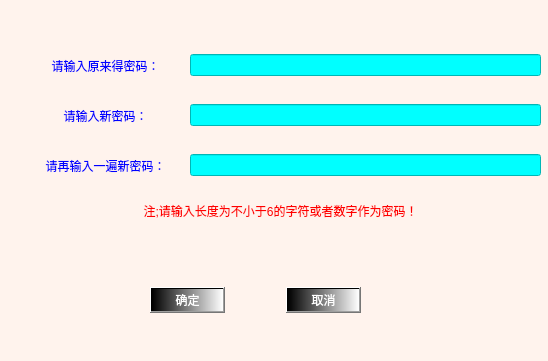
<?xml version="1.0" encoding="UTF-8"?>
<ui version="4.0">
 <class>ChangePassWd</class>
 <widget class="QDialog" name="ChangePassWd">
  <property name="geometry">
   <rect>
    <x>0</x>
    <y>0</y>
    <width>548</width>
    <height>361</height>
   </rect>
  </property>
  <property name="windowTitle">
   <string>ChangePassWD</string>
  </property>
  <property name="windowIcon">
   <iconset>
    <normaloff>../My_ECG _V1.4/pic/changepwd.jpg</normaloff>../My_ECG _V1.4/pic/changepwd.jpg</iconset>
  </property>
  <property name="styleSheet">
   <string notr="true">background-color: rgb(255, 243, 237);</string>
  </property>
  <widget class="QWidget" name="horizontalLayoutWidget">
   <property name="geometry">
    <rect>
     <x>150</x>
     <y>250</y>
     <width>211</width>
     <height>101</height>
    </rect>
   </property>
   <layout class="QHBoxLayout" name="horizontalLayout">
    <item>
     <widget class="QPushButton" name="OkPushBt_CW">
      <property name="styleSheet">
       <string notr="true">background-color: qlineargradient(spread:pad, x1:0, y1:0, x2:1, y2:0, stop:0 rgba(0, 0, 0, 255), stop:1 rgba(255, 255, 255, 255));
color: rgb(255, 255, 255);</string>
      </property>
      <property name="text">
       <string>确定</string>
      </property>
     </widget>
    </item>
    <item>
     <spacer name="horizontalSpacer">
      <property name="orientation">
       <enum>Qt::Horizontal</enum>
      </property>
      <property name="sizeHint" stdset="0">
       <size>
        <width>40</width>
        <height>20</height>
       </size>
      </property>
     </spacer>
    </item>
    <item>
     <widget class="QPushButton" name="CanclePushBt_CW">
      <property name="styleSheet">
       <string notr="true">background-color: qlineargradient(spread:pad, x1:0, y1:0, x2:1, y2:0, stop:0 rgba(0, 0, 0, 255), stop:1 rgba(255, 255, 255, 255));
color: rgb(255, 255, 255);</string>
      </property>
      <property name="text">
       <string>取消</string>
      </property>
     </widget>
    </item>
   </layout>
  </widget>
  <widget class="QWidget" name="horizontalLayoutWidget_2">
   <property name="geometry">
    <rect>
     <x>20</x>
     <y>40</y>
     <width>171</width>
     <height>51</height>
    </rect>
   </property>
   <layout class="QHBoxLayout" name="horizontalLayout_2">
    <item>
     <widget class="QLabel" name="label">
      <property name="styleSheet">
       <string notr="true">color: rgb(0, 0, 255);</string>
      </property>
      <property name="text">
       <string>请输入原来得密码：</string>
      </property>
      <property name="alignment">
       <set>Qt::AlignCenter</set>
      </property>
     </widget>
    </item>
   </layout>
  </widget>
  <widget class="QWidget" name="horizontalLayoutWidget_3">
   <property name="geometry">
    <rect>
     <x>20</x>
     <y>140</y>
     <width>171</width>
     <height>51</height>
    </rect>
   </property>
   <layout class="QHBoxLayout" name="horizontalLayout_3">
    <item>
     <widget class="QLabel" name="label_2">
      <property name="styleSheet">
       <string notr="true">color: rgb(0, 0, 255);</string>
      </property>
      <property name="text">
       <string>请再输入一遍新密码：</string>
      </property>
      <property name="alignment">
       <set>Qt::AlignCenter</set>
      </property>
     </widget>
    </item>
   </layout>
  </widget>
  <widget class="QWidget" name="horizontalLayoutWidget_4">
   <property name="geometry">
    <rect>
     <x>20</x>
     <y>90</y>
     <width>171</width>
     <height>51</height>
    </rect>
   </property>
   <layout class="QHBoxLayout" name="horizontalLayout_4">
    <item>
     <widget class="QLabel" name="label_3">
      <property name="styleSheet">
       <string notr="true">color: rgb(0, 0, 255);</string>
      </property>
      <property name="text">
       <string>请输入新密码：</string>
      </property>
      <property name="alignment">
       <set>Qt::AlignCenter</set>
      </property>
     </widget>
    </item>
   </layout>
  </widget>
  <widget class="QWidget" name="verticalLayoutWidget">
   <property name="geometry">
    <rect>
     <x>190</x>
     <y>40</y>
     <width>351</width>
     <height>51</height>
    </rect>
   </property>
   <layout class="QVBoxLayout" name="verticalLayout">
    <item>
     <widget class="QLineEdit" name="RawPassWdLineEdit">
      <property name="styleSheet">
       <string notr="true">background-color: rgb(0, 255, 255);</string>
      </property>
     </widget>
    </item>
   </layout>
  </widget>
  <widget class="QWidget" name="verticalLayoutWidget_2">
   <property name="geometry">
    <rect>
     <x>190</x>
     <y>90</y>
     <width>351</width>
     <height>51</height>
    </rect>
   </property>
   <layout class="QVBoxLayout" name="verticalLayout_2">
    <item>
     <widget class="QLineEdit" name="NewPassWdLineEdit">
      <property name="styleSheet">
       <string notr="true">background-color: rgb(0, 255, 255);</string>
      </property>
     </widget>
    </item>
   </layout>
  </widget>
  <widget class="QWidget" name="verticalLayoutWidget_3">
   <property name="geometry">
    <rect>
     <x>190</x>
     <y>140</y>
     <width>351</width>
     <height>51</height>
    </rect>
   </property>
   <layout class="QVBoxLayout" name="verticalLayout_3">
    <item>
     <widget class="QLineEdit" name="NewPassWdLineEdit_1">
      <property name="styleSheet">
       <string notr="true">background-color: rgb(0, 255, 255);</string>
      </property>
     </widget>
    </item>
   </layout>
  </widget>
  <widget class="QWidget" name="verticalLayoutWidget_4">
   <property name="geometry">
    <rect>
     <x>20</x>
     <y>190</y>
     <width>521</width>
     <height>41</height>
    </rect>
   </property>
   <layout class="QVBoxLayout" name="verticalLayout_4">
    <item>
     <widget class="QLabel" name="NoticeLabel">
      <property name="enabled">
       <bool>true</bool>
      </property>
      <property name="styleSheet">
       <string notr="true">color: rgb(255, 0, 0);</string>
      </property>
      <property name="text">
       <string>注;请输入长度为不小于6的字符或者数字作为密码！</string>
      </property>
      <property name="alignment">
       <set>Qt::AlignCenter</set>
      </property>
     </widget>
    </item>
   </layout>
  </widget>
 </widget>
 <resources/>
 <connections/>
</ui>
